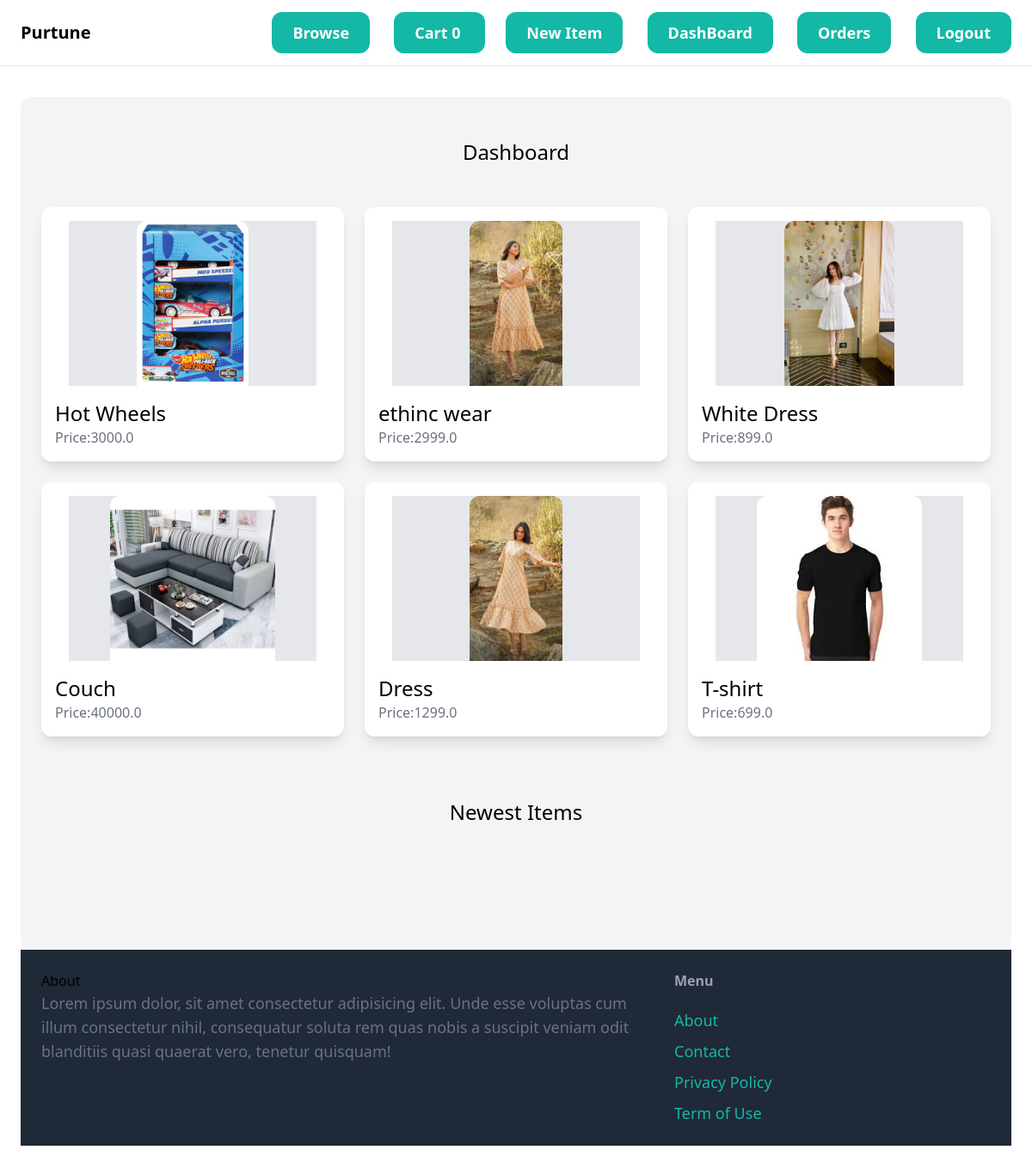
The app's page /Dashboard/ (signed in) with its own data.
### Item/models.py (models this page shows)
class Item(models.Model):
    category=models.ForeignKey(Category,related_name="items",on_delete=models.CASCADE)
    name=models.CharField(max_length=100)
    description=models.CharField(max_length=500)
    price=models.FloatField()
    image=models.ImageField(upload_to="items_images",blank=True,null=True)
    is_sold=models.BooleanField(default=False)
    created_by=models.ForeignKey(CustomUser,related_name='items',on_delete=models.CASCADE)
    created_at=models.DateTimeField(auto_now_add=True)
    def __str__(self):
        return self.name

### core/decorators.py (the view)
        def wrapper_func(request,*args,**kwargs):
            group=None
            if request.user.groups.exists():
                groupList=request.user.groups.all()
                for group in groupList :
                    print(group)
                    if group.name in allowed_roles:
                        return view_func(request,*args,**kwargs)
            return HttpResponse('You are not authorized to this Page')

### core/templatetags/cart.py (called while the page is built)
@register.filter(name='sumCart')
def sumCart(l):
    return sum(l)

### dashboard/views.py (called while the page is built)
@login_required
@allowed_users(allowed_roles=['admin','Developer'])
def Dashboard(request):
    items=Item.objects.filter(created_by=request.user)
    context={'items':items,'title':'Dashboard'}
    print(items)
    return render(request,'dashboard/index.html',context)

### templates/dashboard/index.html (shortened to what this page needs)
{% extends 'core/base.html' %}
{% block content %}
    <div class="mt-6 px-6 py-12 bg-gray-100 rounded-xl">
        <h2 class="mb-12 text-2xl text-center">{{title}}</h2>
       <div class="grid grid-cols-1 sm:grid-cols 2 lg:grid-cols-3 gap-6">
            {% for item in items %}
                <div class="bg-white rounded-xl overflow-hidden shadow-lg p-4">
                    <a href="{% url 'Item:detail' item.id %}">
                        <div class="mx-auto" style="width:18rem;">
                            <div class="w-full h-48 flex items-center justify-center bg-gray-200">
                                <img src="{{ item.image.url}}" class=" max-w-full max-h-full object-contain rounded-t-xl">
                            </div>
                        </div>
                        <div class="mt-4">
                            <h2 class="text-2xl">{{item.name}}</h2>
                            <p class="text-gray-500">Price:{{item.price}}</p>
                        </div>
                    </a>
                </div>
            {% endfor %}
        </div>
        <div class="mt-6 px-6 py-12 bg-gray-100 rounded-xl">
            <h2 class="mb-12 text-2xl text-center">Newest Items</h2>
    </div>
{% endblock %}

### records on screen
Item: image (picture), name "Hot Wheels", price "3000.0"
Item: image (picture), name "ethinc wear", price "2999.0"
Item: image (picture), name "White Dress", price "899.0"
Item: image (picture), name "Couch", price "40000.0"
Item: image (picture), name "Dress", price "1299.0"
Item: image (picture), name "T-shirt", price "699.0"

### other values on screen
{{ request.session.cart.values|sumCart }} "0"
{{ title }} "Dashboard"
